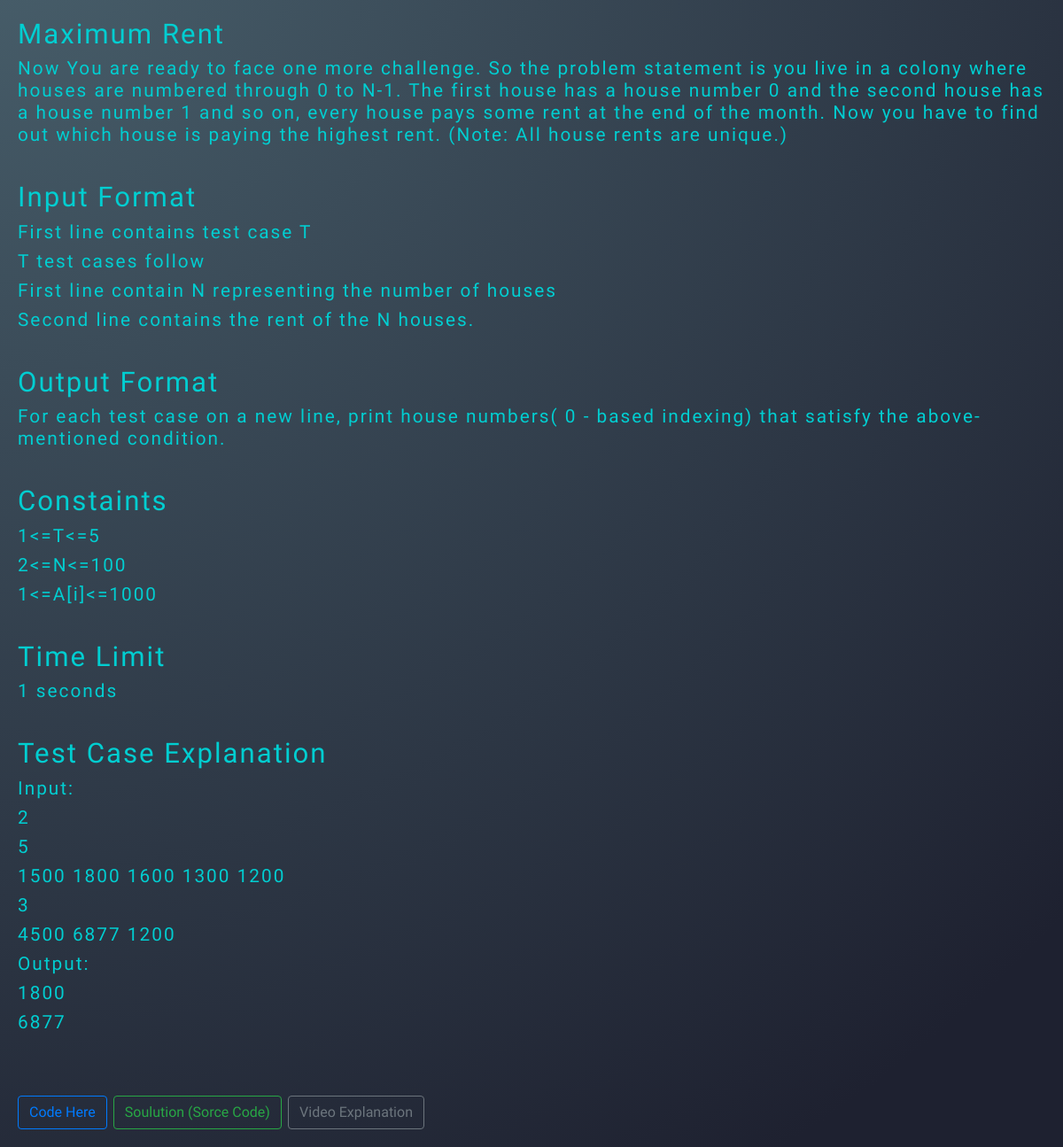
Page /view_problem/2 on the committed database.
### coding/models.py (models this page shows, shortened)
class Code(models.Model):
    problem_numbeer = models.IntegerField(default=0)
    problem_name = models.TextField(max_length=300)
    problem_description = models.TextField(max_length=5000)
    input_format = models.TextField(max_length=1000, default=True)
    output_format = models.TextField(max_length=1000, default=True)
    constaints = models.TextField(max_length=1000, default=True)
    time_limit = models.TextField(max_length=1000, default=True)
    example = models.TextField(max_length=3000, default=True)
    problem_sorceCode = models.TextField(default = True)
    problem_videoLink = models.TextField(max_length=1000, default=True)

### coding/views.py (the view)
# urls.py: path('view_problem/<int:id>', views.viewProblem, name="view_problem"),
def viewProblem(request, id):
    problem = Code.objects.get(id=id)
    exampleList = problem.example.split('. ')
    inputList = problem.input_format.split('. ')
    outputList = problem.output_format.split('. ')
    constaintList = problem.constaints.split('. ')
    context = {'problem': problem,
               'exampleList': exampleList, 'inputList': inputList, 'outputList': outputList,
               'constaintList': constaintList
               }
    return render(request, 'coding/view_problem.html', context)

### coding/templates/coding/view_problem.html (shortened to what this page needs)
<!DOCTYPE html>
<html lang="en">
<head>
    <link rel="stylesheet" href="https://maxcdn.bootstrapcdn.com/bootstrap/4.0.0/css/bootstrap.min.css">
</head>
<body>
    <h1>{{problem.problem_name}}</h1>
    <h3>{{problem.problem_description}}</h3>
    <br>
    <h1>Input Format</h1>
    {% for list in inputList %}
        <h3>{{list}}</h3>
    {% endfor %}
    <br>
    <h1>Output Format</h1>
    {% for list in outputList %}
        <h3>{{list}}</h3>
    {% endfor %}
    <br>
    <h1>Constaints</h1>
    {% for list in constaintList %}
        <h3>{{list}}</h3>
    {% endfor %}
    <br>
    <h1>Time Limit</h1>
    <h3>{{problem.time_limit}}</h3>
    <br>
    <h1>Test Case Explanation</h1>
    {% for list in exampleList %}
        <h3>{{list}}</h3>
    {% endfor %}
    <br> <br>
    <a href="{% url 'compile' problem.id %}"><button type="button" class="btn btn-outline-primary">Code Here</button></a>
    <a href="{% url 'view_source_code' problem.id %}"><button type="button" class="btn btn-outline-success">Soulution (Sorce Code)</button></a>
    <a href="{% url 'view_video_link' problem.id %}"><button type="button" class="btn btn-outline-secondary">Video Explanation</button></a>
</body>
</html>

### coding/templates/coding/view_problem.html (style rules this page uses)
body { background-image: radial-gradient( circle farthest-corner at -4% -12.9%, rgba(74,98,110,1) 0.3%, rgba(30,33,48,1) 90.2% ); color: darkturquoise; font-family: 'Andika'; margin: 20px; letter-spacing: 2px; font-size: 1.3em; }
h3 { font-size: 1.0em; }
h1 { font-size: 1.5em; }

### rows in the picture
Code: problem_name "Maximum Rent", problem_description "Now You are ready to face one more challenge. So the problem statement is you live in a colony where houses are numbered through 0 to N-1. The first house has a house number 0 and the second house has a house number 1 and so on, every house pays some rent at the end of the month. Now you have to find out which house is paying the highest rent. (Note: All house rents are unique.)", outputList "For each test case on a new line, print house numbers( 0 - based indexing) that satisfy the above-mentioned condition.", time_limit "1 seconds"

### other values in the picture
{{ list }} "First line contains test case T" "T test cases follow" "First line contain N representing the number of houses" "Second line contains the rent of the N houses."
{{ list }} "1<=T<=5" "2<=N<=100" "1<=A[i]<=1000"
{{ list }} "Input:" "2" "5" "1500 1800 1600 1300 1200" "3" "4500 6877 1200" "Output:" "1800" "6877"
